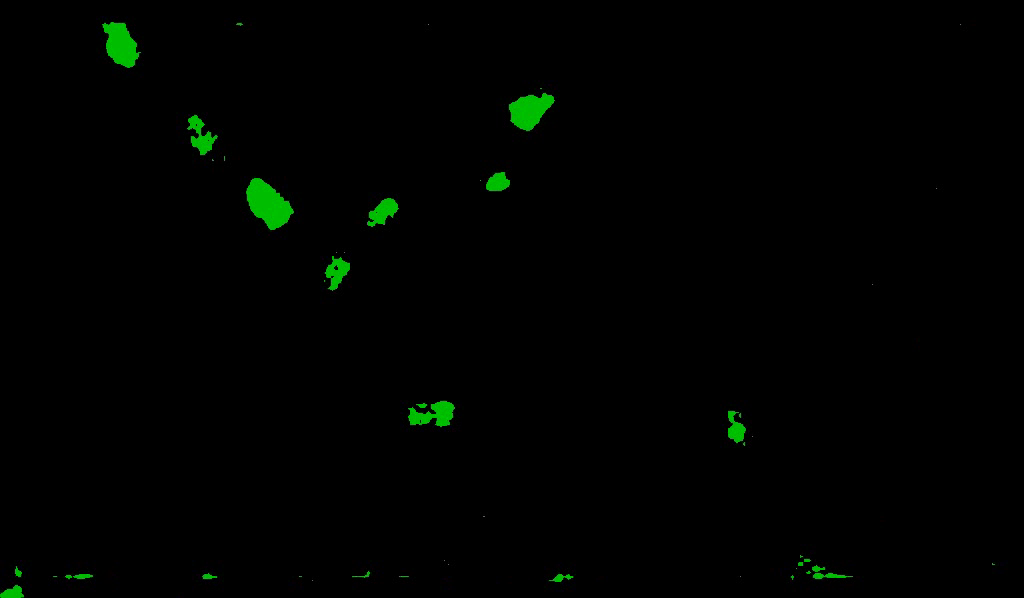
#> input picture frame 4 of 01_deeplab_inference-main/deeplab_inference/output/DJI_0008_short_DL.avi, 1024 x 598 px
$ jupyter execute --allow-errors running_loop_OpticalFlow_and_deeplab.ipynb   (older library calls are emulated)
#> lines starting #> are read from the running program, lines starting #| are printed output that depends on the picture; after the words box and inside, x2 and y2 are one past the last pixel; in counts of white or black regions, pixels touching at a corner belong together
### 01_deeplab_inference-main/deeplab_inference/CentroidTracker.py
from collections import OrderedDict
import numpy as np
from scipy.spatial import distance as dist
import cv2
import params
import csv


class CentroidTracker():
    def __init__(self, maxDisappeared=params.max_disappeared):
        # initialize the next unique object ID along with two ordered
        # dictionaries used to keep track of mapping a given object
        # ID to its centroid and number of consecutive frames it has
        # been marked as "disappeared", respectively
        self.nextObjectID = 0
        self.objects = OrderedDict()
        self.disappeared = OrderedDict()
        self.life = OrderedDict()
        # store the number of maximum consecutive frames a given
        # object is allowed to be marked as "disappeared" until we
        # need to deregister the object from tracking
        self.maxDisappeared = maxDisappeared

    # [132 lines left out: functions register, deregister, update, progressBar, not called in this run]

def showWindows(frame, frame_name):
        frame= cv2.resize(frame, (params.frame_width, params.frame_height))
        cv2.imshow(frame_name, frame)

# [35 lines left out: function georeference, not called in this run]

### 01_deeplab_inference-main/deeplab_inference/model.py
import os
import tensorflow as tf
import numpy as np
from PIL import Image

from utils import resize_label


class DeepLab(object):
    INPUT_SIZE = 1025
    INPUT_TENSOR = 'ImageTensor:0'
    OUTPUT_TENSOR = 'SemanticPredictions:0'


class DeepLabModel(object):

    def __init__(self, path):
        """Initializes the class.

        Args:
            path: The full path to the deeplab frozen graph file.
        """
        self.graph = tf.Graph()

        graph_def = tf.compat.v1.GraphDef()
        with open(path, 'rb') as g:
            loaded = graph_def.ParseFromString(g.read())

        deeplab_func = self._wrap_frozen_graph(
            graph_def, inputs=DeepLab.INPUT_TENSOR,
            outputs=DeepLab.OUTPUT_TENSOR)

        with self.graph.as_default():
            tf.import_graph_def(graph_def, name='')

        self.sess = tf.compat.v1.Session(graph=self.graph)


    # [30 lines left out: functions run, _wrap_frozen_graph, not called in this run]

### 01_deeplab_inference-main/deeplab_inference/running_loop_OpticalFlow_and_deeplab.ipynb
[cell 1]
from __future__ import print_function
import cv2
import argparse
import time
import numpy as np
import time
from vidstab import VidStab
from PIL import Image
from skimage.measure import label, regionprops
import os

from CentroidTracker import CentroidTracker, progressBar, showWindows, georeference
import params
from collections import defaultdict
from math import sqrt
import os
import matplotlib.pyplot as plt

# ---- import DeepLab
from model import DeepLabModel, DeepLab

DeepLab Module

[cell 2]
# ---- input video file path
video = str('./input/DJI_0008_original.MP4')

# ---- output video file path
output_video = str('./output/DJI_0008_short_DL.avi') # Path to Output-Video

# ---- output stabilized video path
video_stabilized = str('./repo/output_stab.avi') # Path to stabilized Video

## Stabilize Video

#> (a cell that did not finish here is left out)

## DeepLab Module

[cell 4]
# ---- deeplab definitions

def create__label_colormap():
     return np.asarray([
         [0, 0, 0],
         [0, 192, 0],
         [255, 192, 192],
     ])


def label_to_color_image(label):
    """Adds color defined by the dataset colormap to the label.

    Args:
    label: A 2D array with integer type, storing the segmentation label.

    Returns:
    result: A 2D array with floating type. The element of the array
      is the color indexed by the corresponding element in the input label
      to the PASCAL color map.

    Raises:
    ValueError: If label is not of rank 2 or its value is larger than color
      map maximum entry.
    """
    if label.ndim != 2:
        raise ValueError('Expect 2-D input label')

    colormap = create__label_colormap()

    if np.max(label) >= len(colormap):
        raise ValueError('label value too large.')

    return colormap[label]

[cell 5]
current_frame = 0

# input DeepLab
input_DL = './repo/output_short_stab.avi'

#> (a cell that did not finish here is left out)

## Optical Flow Module

[cell 7]
path = defaultdict(list)

[cell 8]
# Set basic variables
ct = CentroidTracker()
current_frame = 0
id = 1

[cell 9]
backSub = cv2.createBackgroundSubtractorMOG2()

[cell 10]
#Georeferencing
coord_pixel0_x = 0
coord_pixel0_y = 0
scale = 1

[cell 11]
# Start time
start = time.time()

[cell 12]
capture = cv2.VideoCapture(output_video)

# running the loop
# extracting the frames
ret, first_frame = capture.read()
#> first_frame is the input picture: shape (598, 1024, 3); mean B, G, R 0.2, 2.3, 0.1

# converting to gray-scale
gray = cv2.cvtColor(first_frame, cv2.COLOR_BGR2GRAY)
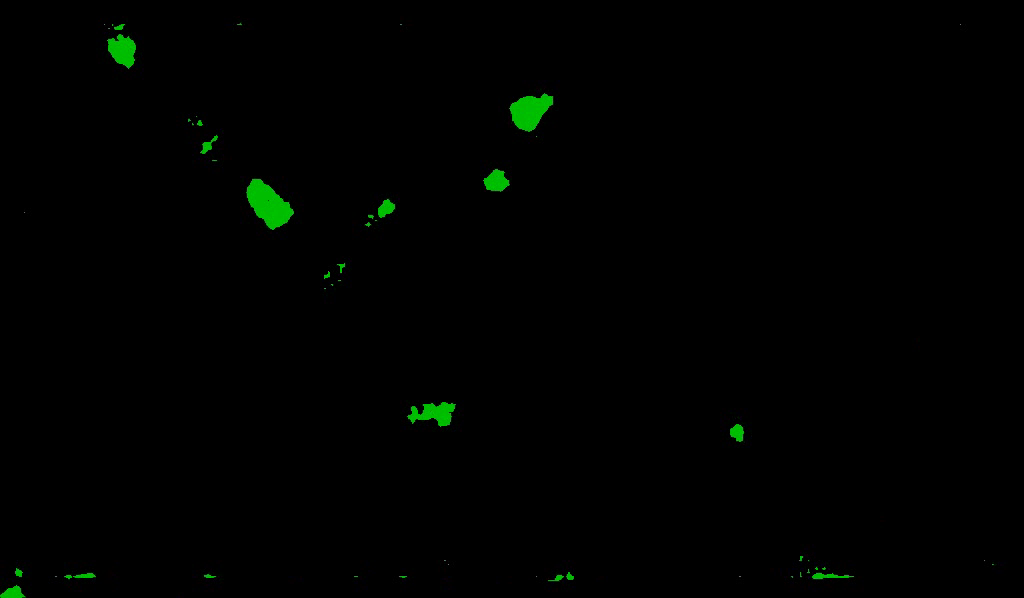
#> input picture frame 5 of 01_deeplab_inference-main/deeplab_inference/output/DJI_0008_short_DL.avi, 1024 x 598 px
#> further down, frame is the input picture: shape (598, 1024, 3); mean B, G, R 0.1, 1.7, 0.1
#> `fgMask = backSub.apply(frame)`:
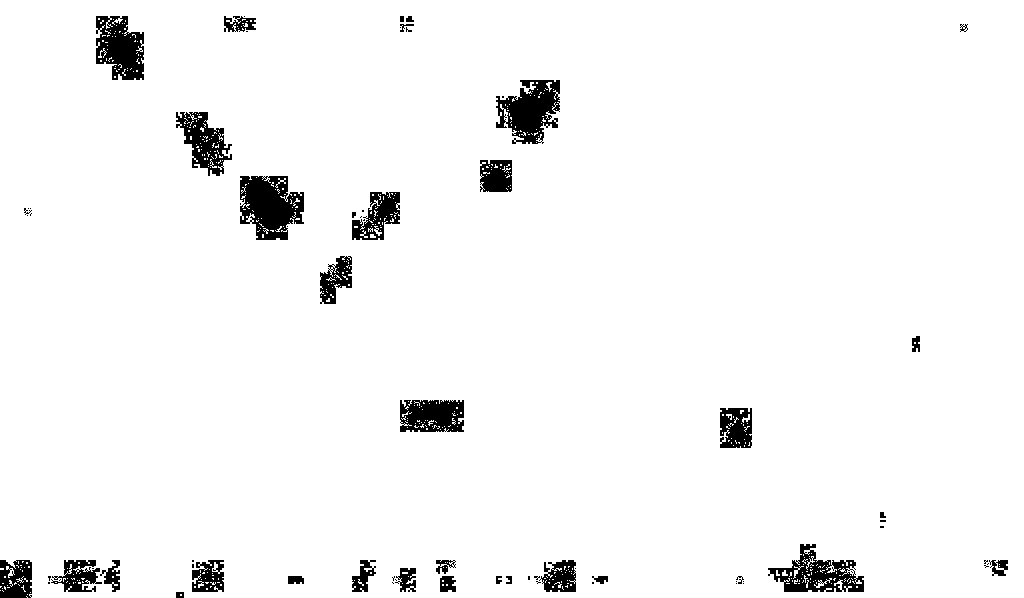
#> fgMask: shape (598, 1024); values 127 (black) and 255 (white), 96.2% white; 73 black regions (39 under 20 px), largest, box (x1, y1, x2, y2) and area: (240, 176, 304, 240) 2885, (496, 80, 560, 144) 2534, (96, 16, 144, 80) 2169
#> `cleaned = cv2.morphologyEx(thresh, cv2.MORPH_OPEN, se0)`:
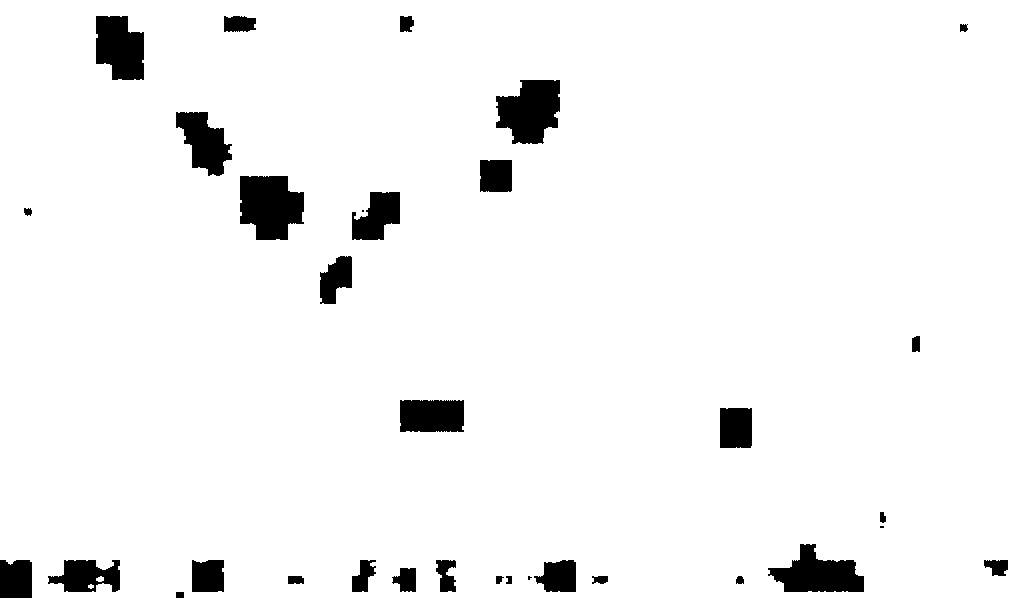
#> cleaned: shape (598, 1024); 95.4% white; 33 black regions (3 under 20 px), largest, box (x1, y1, x2, y2) and area: (240, 176, 304, 240) 3281, (496, 80, 560, 144) 3045, (768, 544, 864, 592) 2749
#> `thresh = cv2.dilate(thresh, kernel_dil, iterations=1)`:
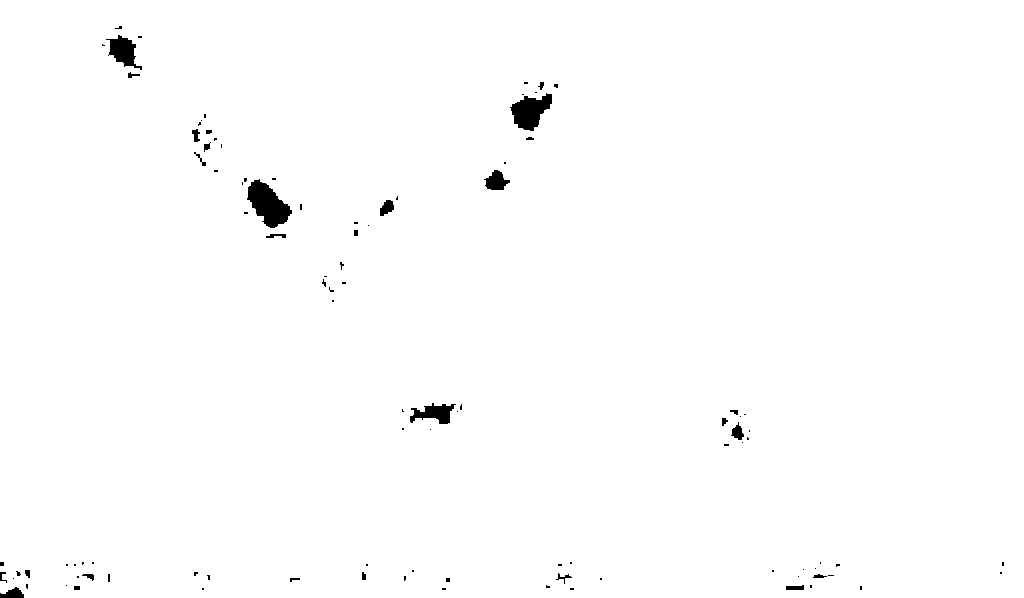
#> thresh: shape (598, 1024); 99.1% white; 102 black regions (74 under 20 px), largest, box (x1, y1, x2, y2) and area: (247, 179, 292, 228) 1224, (510, 93, 552, 131) 937, (106, 35, 142, 70) 608
#> `opened = cv2.morphologyEx(thresh, cv2.MORPH_OPEN, se1)`:
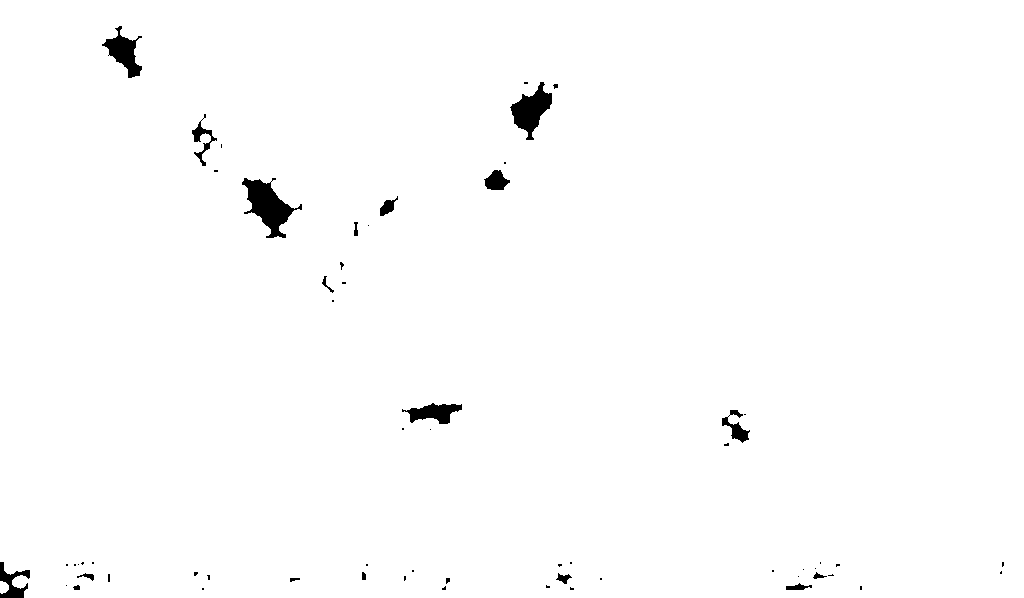
#> opened: shape (598, 1024); 98.9% white; 61 black regions (43 under 20 px)
#> `closed = cv2.morphologyEx(opened, cv2.MORPH_CLOSE, se2)`: closed: shape (598, 1024); every value is 255
#> `contours, hierarchy = cv2.findContours(image=closed, mode=cv2.RETR_TRE..`: contours = 1 contour; box (x1, y1, x2, y2) and area: (0, 0, 1024, 598) 610731

#> (the rest of this cell did not finish here and is left out)

$ run again, starting later in the video
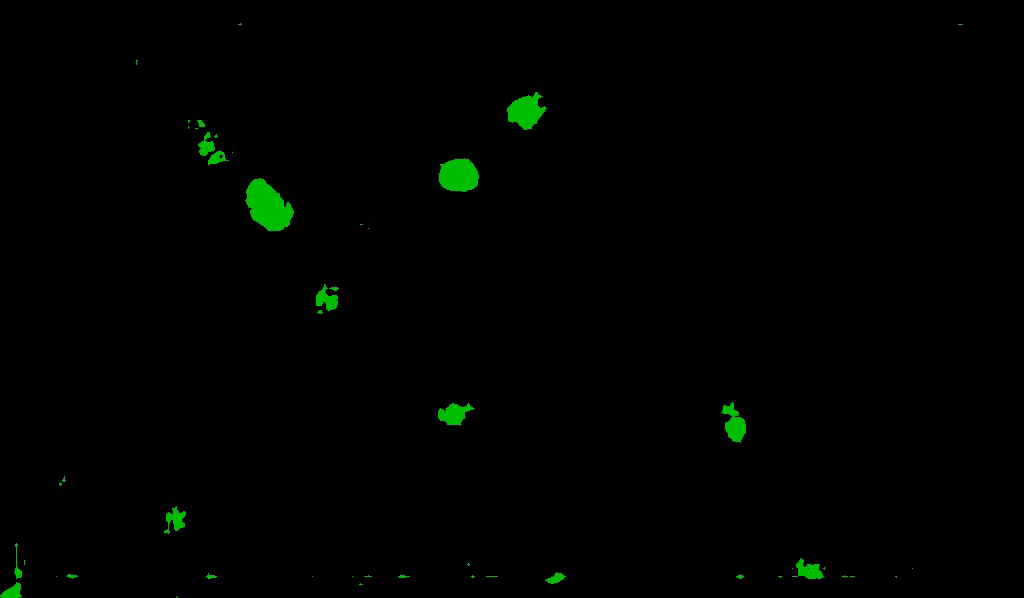
#> input picture frame 19 of 01_deeplab_inference-main/deeplab_inference/output/DJI_0008_short_DL.avi, 1024 x 598 px
#> first_frame is the input picture: shape (598, 1024, 3); mean B, G, R 0.2, 2.1, 0.1
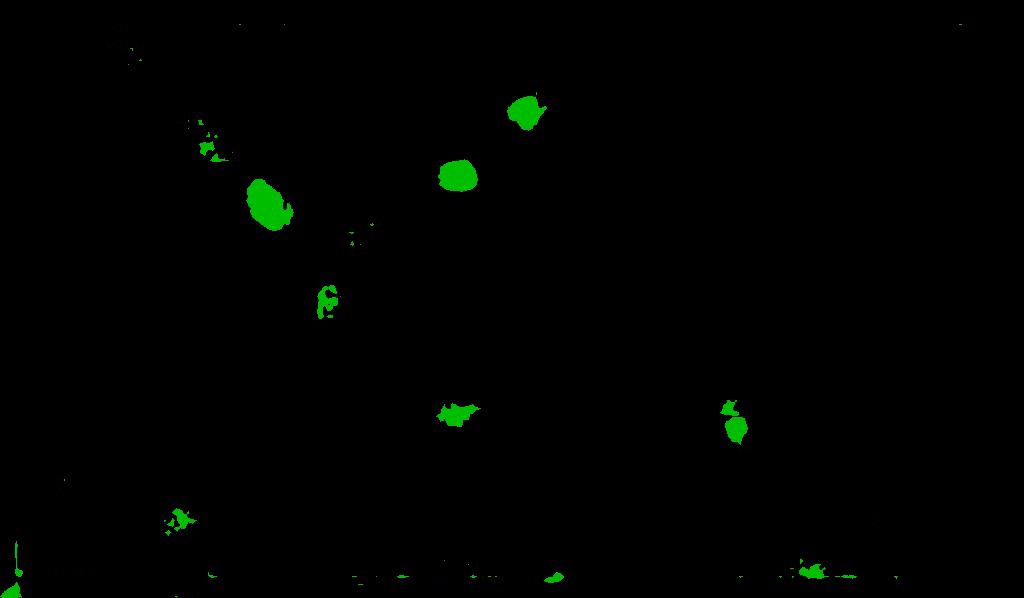
#> input picture frame 20 of 01_deeplab_inference-main/deeplab_inference/output/DJI_0008_short_DL.avi, 1024 x 598 px
#> frame is the input picture: shape (598, 1024, 3); mean B, G, R 0.2, 2, 0.1
#> fgMask: shape (598, 1024); values 127 (black) and 255 (white), 95.9% white; 82 black regions (48 under 20 px), largest, box (x1, y1, x2, y2) and area: (228, 172, 304, 240) 3071, (496, 80, 560, 144) 2249, (768, 544, 864, 592) 2099
#> cleaned: shape (598, 1024); 95.1% white; 29 black regions (2 under 20 px), largest, box (x1, y1, x2, y2) and area: (176, 112, 304, 240) 5723, (768, 544, 864, 592) 2726, (496, 80, 560, 144) 2522
#> `opened = cv2.morphologyEx(thresh, cv2.MORPH_OPEN, se1)`:
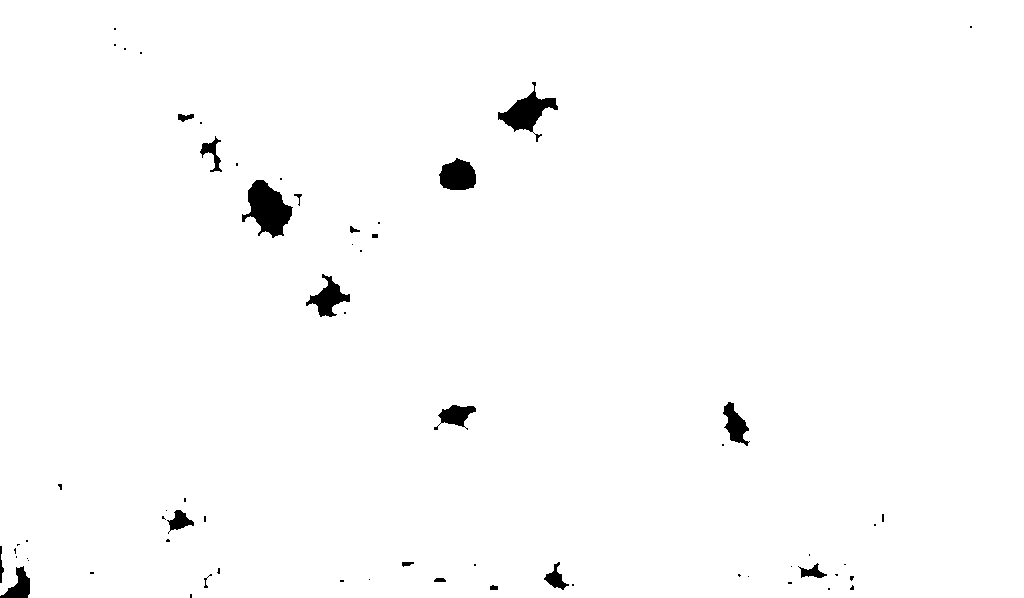
#> opened: shape (598, 1024); 98.7% white; 64 black regions (44 under 20 px)
#> closed: shape (598, 1024); every value is 255
#> contours = 1 contour; box (x1, y1, x2, y2) and area: (0, 0, 1024, 598) 610731

$ run again, starting later in the video
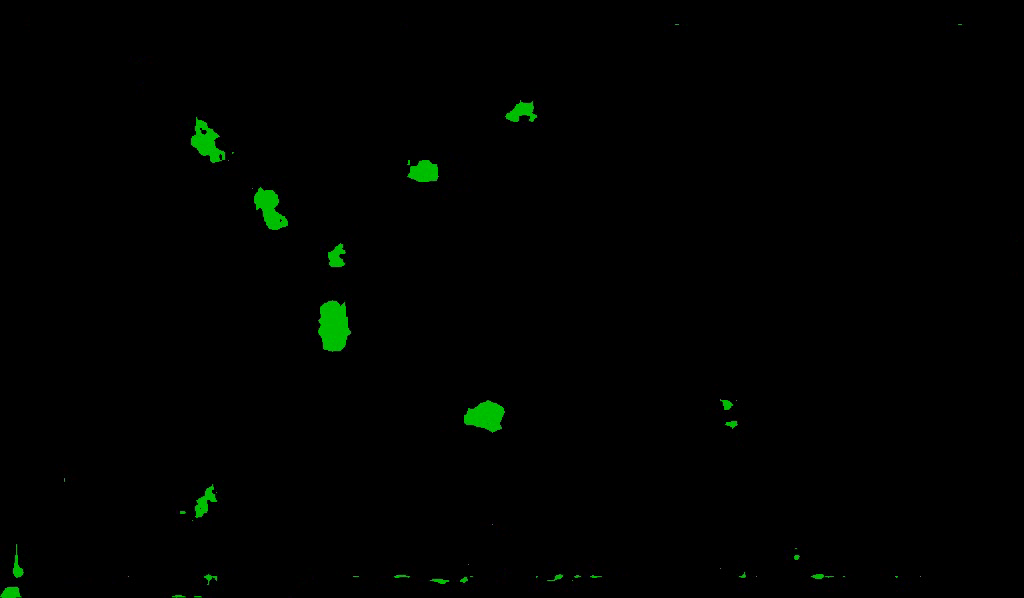
#> input picture frame 35 of 01_deeplab_inference-main/deeplab_inference/output/DJI_0008_short_DL.avi, 1024 x 598 px
#> first_frame is the input picture: shape (598, 1024, 3); mean B, G, R 0.2, 1.9, 0.1
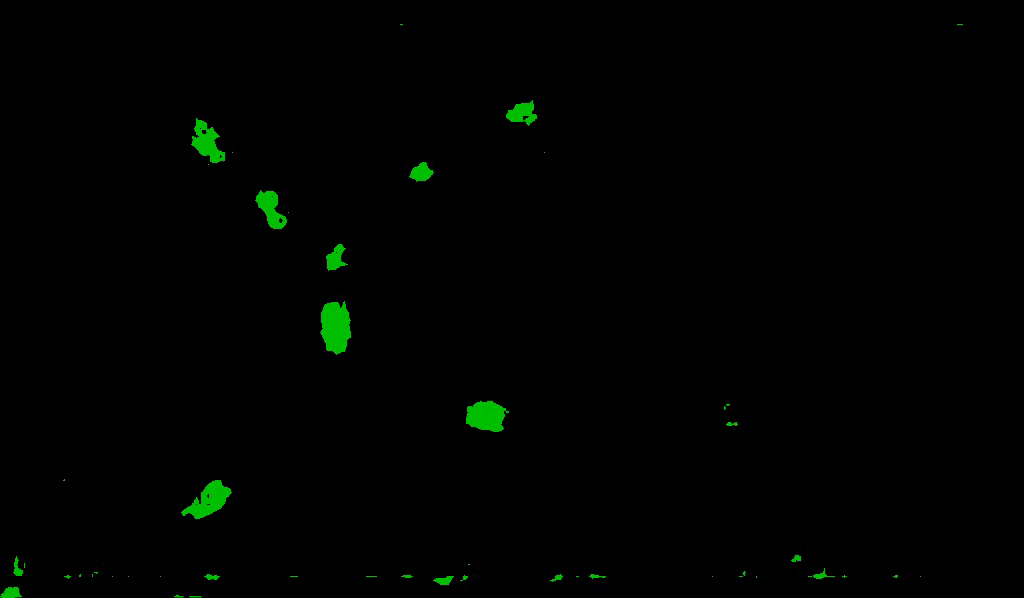
#> input picture frame 36 of 01_deeplab_inference-main/deeplab_inference/output/DJI_0008_short_DL.avi, 1024 x 598 px
#> frame is the input picture: shape (598, 1024, 3); mean B, G, R 0.2, 2.1, 0.1
#> fgMask: shape (598, 1024); values 127 (black) and 255 (white), 96.1% white; 39 black regions (10 under 20 px), largest, box (x1, y1, x2, y2) and area: (176, 480, 240, 528) 2295, (320, 288, 352, 368) 2192, (248, 176, 296, 240) 1786
#> cleaned: shape (598, 1024); 95.3% white; 29 black regions, largest, box (x1, y1, x2, y2) and area: (176, 480, 240, 528) 2543, (320, 288, 352, 368) 2535, (248, 176, 296, 240) 2123
#> `opened = cv2.morphologyEx(thresh, cv2.MORPH_OPEN, se1)`:
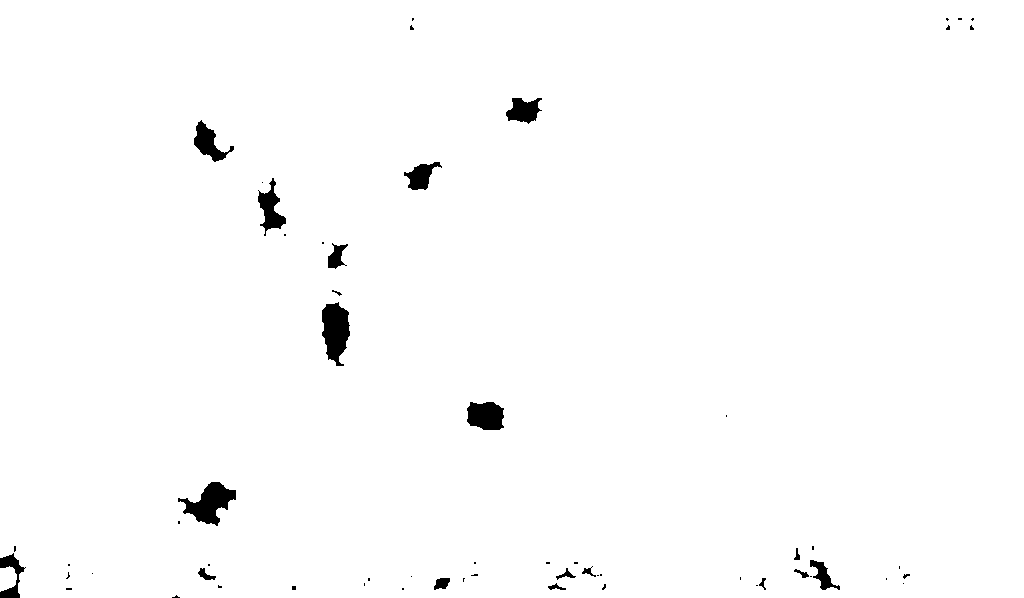
#> opened: shape (598, 1024); 98.7% white; 60 black regions (41 under 20 px)
#> closed: shape (598, 1024); every value is 255
#> contours = 1 contour; box (x1, y1, x2, y2) and area: (0, 0, 1024, 598) 610731
